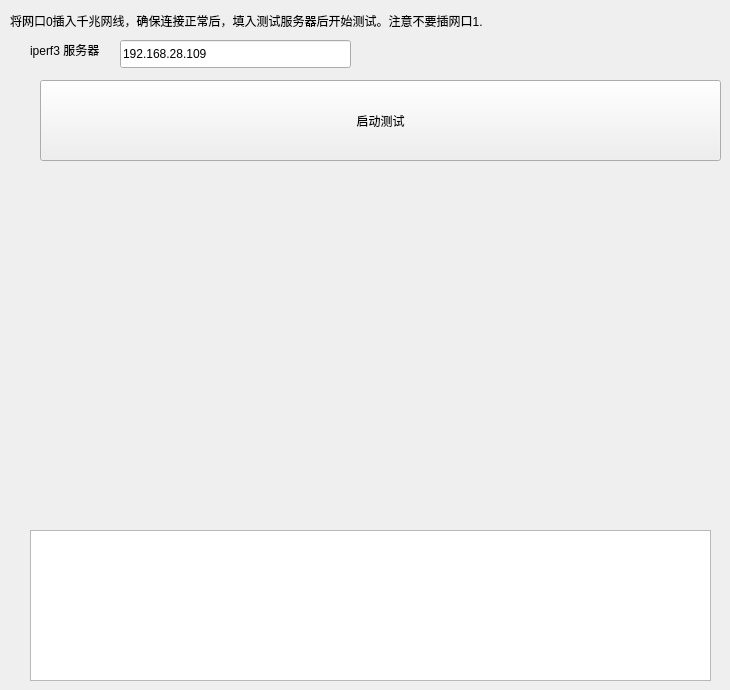
      <widget class="QWidget" name="tab_9">
       <attribute name="title">
        <string>eth0 测速</string>
       </attribute>
       <widget class="QLabel" name="label_9">
        <property name="geometry">
         <rect>
          <x>10</x>
          <y>0</y>
          <width>711</width>
          <height>41</height>
         </rect>
        </property>
        <property name="text">
         <string>将网口0插入千兆网线，确保连接正常后，填入测试服务器后开始测试。注意不要插网口1.</string>
        </property>
       </widget>
       <widget class="QLabel" name="label_10">
        <property name="geometry">
         <rect>
          <x>30</x>
          <y>40</y>
          <width>101</width>
          <height>20</height>
         </rect>
        </property>
        <property name="text">
         <string>iperf3 服务器</string>
        </property>
       </widget>
       <widget class="QLineEdit" name="lineEdit_5">
        <property name="geometry">
         <rect>
          <x>120</x>
          <y>40</y>
          <width>231</width>
          <height>28</height>
         </rect>
        </property>
        <property name="text">
         <string>192.168.28.109</string>
        </property>
        <property name="placeholderText">
         <string>tcp://192.168.28.109:5201</string>
        </property>
       </widget>
       <widget class="QPushButton" name="pushButton_11">
        <property name="geometry">
         <rect>
          <x>40</x>
          <y>80</y>
          <width>681</width>
          <height>81</height>
         </rect>
        </property>
        <property name="text">
         <string>启动测试</string>
        </property>
       </widget>
       <widget class="QWidget" name="verticalLayoutWidget_4">
        <property name="geometry">
         <rect>
          <x>30</x>
          <y>190</y>
          <width>681</width>
          <height>261</height>
         </rect>
        </property>
        <layout class="QVBoxLayout" name="usb_tab_4"/>
       </widget>
       <widget class="QTextEdit" name="textEdit_6">
        <property name="geometry">
         <rect>
          <x>30</x>
          <y>530</y>
          <width>681</width>
          <height>151</height>
         </rect>
        </property>
       </widget>
      </widget>
